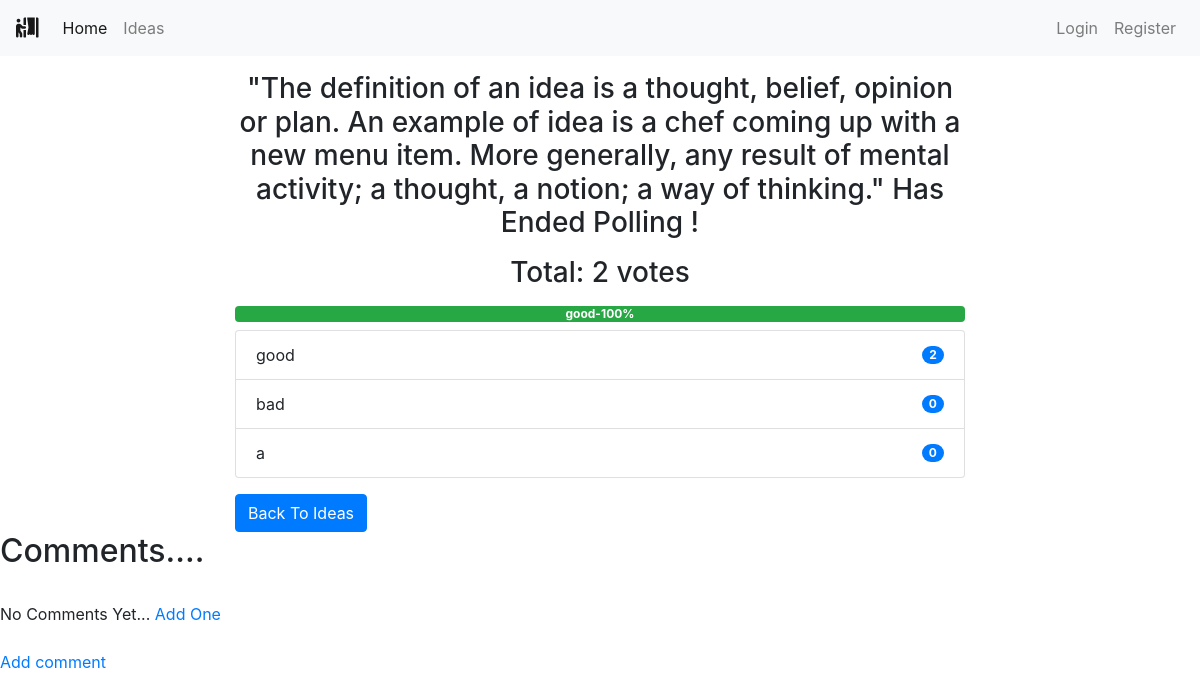
The page /polls/1/ on the database its author committed.
### polls/models.py (models this page shows, shortened)
class Poll(models.Model):
    owner = models.ForeignKey(User, on_delete=models.CASCADE)
    text = models.TextField()
    pub_date = models.DateTimeField(default=timezone.now)
    active = models.BooleanField(default=True)
    @property
    def get_vote_count(self):
        return self.vote_set.count()
    def get_result_dict(self):
        res = []
        for choice in self.choice_set.all():
            d = {}
            alert_class = ['primary', 'secondary', 'success',
                           'danger', 'dark', 'warning', 'info']
            d['alert_class'] = secrets.choice(alert_class)
            d['text'] = choice.choice_text
            d['num_votes'] = choice.get_vote_count
            if not self.get_vote_count:
                d['percentage'] = 0
            else:
                d['percentage'] = (choice.get_vote_count /
                                   self.get_vote_count)*100
            res.append(d)
        return res

class Choice(models.Model):
    poll = models.ForeignKey(Poll, on_delete=models.CASCADE)
    choice_text = models.CharField(max_length=255)
    @property
    def get_vote_count(self):
        return self.vote_set.count()

### polls/views.py (the view, shortened to what this page needs)
# urls.py: path('<int:poll_id>/', views.poll_detail, name='detail'),
def poll_detail(request, poll_id):
    poll = get_object_or_404(Poll, id=poll_id)
    if not poll.active:
        return render(request, 'polls/poll_result.html', {'poll': poll})

### polls/templates/polls/poll_result.html (shortened to what this page needs)
{% extends 'base.html' %}
{% block content %}
<div class="container">
    {% if messages %}
    <div class="messages">
        {% for message in messages %}
        <div {% if message.tags %} class="{{ message.tags }}" {% endif %}>{{ message }}
            <button type="button" class="close" data-dismiss="alert" aria-label="Close">
                <span aria-hidden="true">&times;</span>
            </button>
        </div>
        {% endfor %}
    </div>
    {% else %}
    <div class="row">
        <div class="col-md-8 offset-sm-2">
            {% if poll.active %}
            <h3 class="mt-3 mb-3 text-center">Result for: {{ poll.text }}</h3>
            {% else %}
            <h3 class="mt-3 mb-3 text-center">"{{ poll.text }}" Has Ended Polling !</h3>
            {% endif %}
            <h3 class="mb-2 text-center">Total: {{ poll.get_vote_count }} votes</h3>
            <div class="progress mt-3 mb-2">
                {% for choice in poll.get_result_dict %}
                <div class="progress-bar bg-{{ choice.alert_class }}" role="progressbar" style="width: {{ choice.percentage }}%;"
                    aria-valuenow="30" aria-valuemin="0" aria-valuemax="100"><b>
                        {{choice.text|truncatewords:2}}-{{choice.percentage|floatformat}}%</b>
                </div>
                {% endfor %}
            </div>
            <ul class="list-group">
                {% for choice in poll.choice_set.all %}
                <li class="list-group-item d-flex justify-content-between align-items-center">
                    {{ choice.choice_text }}
                    <span class="badge badge-primary badge-pill">{{ choice.get_vote_count }}</span>
                </li>
                {% endfor %}
            </ul>
            {% endif %}
            <a class="btn btn-primary mt-3" href="{% url 'polls:list' %}" role="button">Back To Ideas</a>
        </div>
    </div>
</div>
<h2>Comments....</h2>
            <br/>
            {% if not post.comments.all %}
                No Comments Yet...<a href="#">
                Add One</a>
            {% endif %}
            <br/><br/>
            <a href="{% url 'polls:lists' %}">Add comment</a>
             <br/><br/>
{% endblock content %}

### rows shown on the page
Poll: text "The definition of an idea is a thought, belief, opinion or plan. An example of idea is a chef coming up with a new menu item. More generally, any result of mental activity; a thought, a notion; a way of thinking.", get_vote_count "2"
Choice: text "good", choice_text "good", get_vote_count "2"
Choice: choice_text "bad", get_vote_count "0"
Choice: choice_text "a", get_vote_count "0"

### other values the page prints
{{ choice.percentage|floatformat }} "100"
